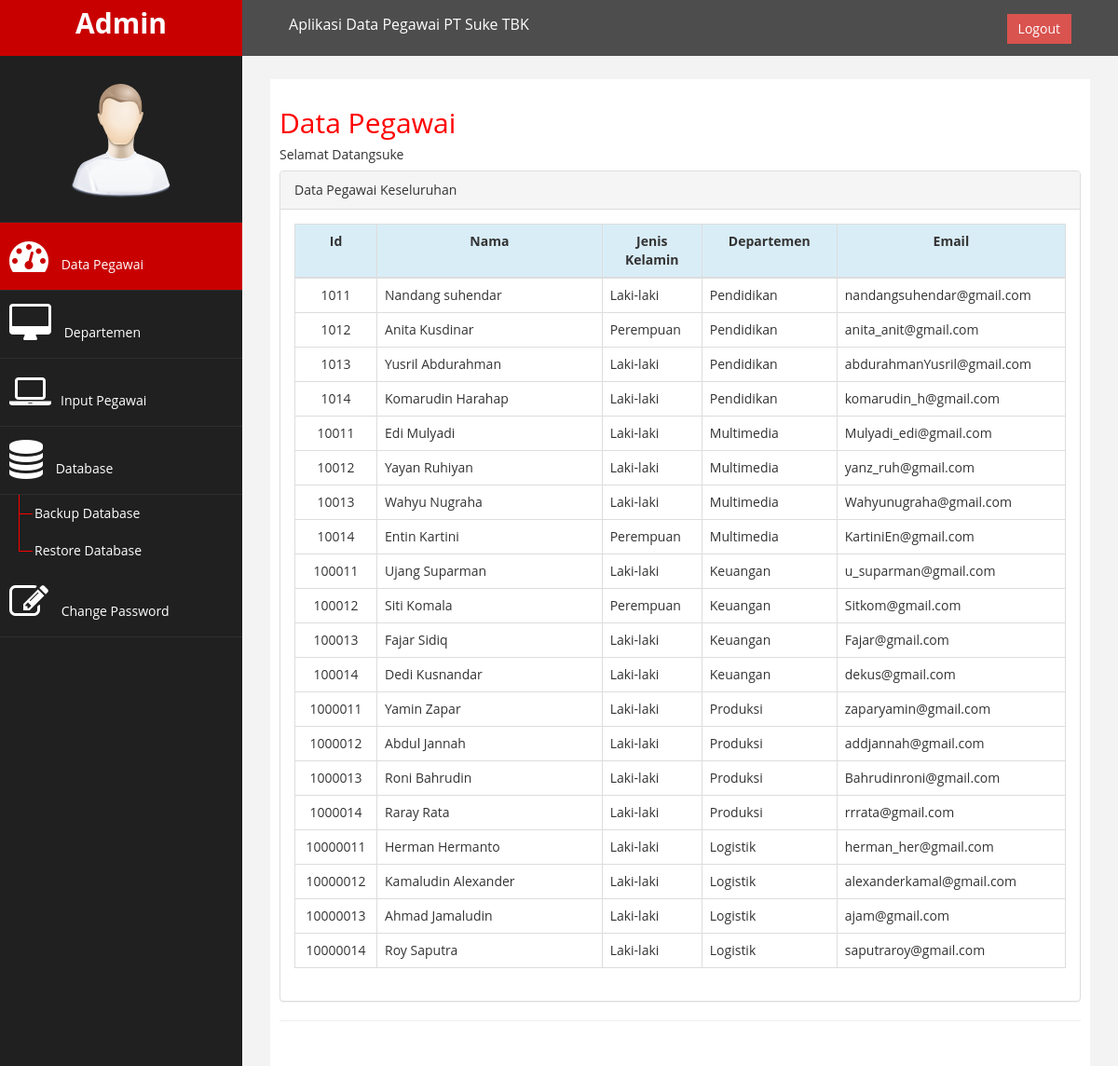
Page /dashboard.php on the committed database.
### tables this page shows
CREATE TABLE IF NOT EXISTS `pegawai` (
  `id` int(20) NOT NULL,
  `name` varchar(50) NOT NULL,
  `dateofbirth` date NOT NULL,
  `gender` varchar(10) NOT NULL,
  `departemen` varchar(50) NOT NULL,
  `email` varchar(40) NOT NULL,
  `addres` varchar(100) NOT NULL,
  `photo` varchar(50) DEFAULT NULL,
  PRIMARY KEY (`id`)
);

### dashboard.php (the view, shortened to what this page needs)
<?php require_once('Connections/koneksi.php'); ?>
<?php
$query_admin = "SELECT yourname FROM `admin`";
$admin = mysql_query($query_admin, $koneksi) or die(mysql_error());
$row_admin = mysql_fetch_assoc($admin);
$query_pegawai = "SELECT * FROM pegawai";
$pegawai = mysql_query($query_pegawai, $koneksi) or die(mysql_error());
$row_pegawai = mysql_fetch_assoc($pegawai);
?>
<!DOCTYPE html PUBLIC "-//W3C//DTD XHTML 1.0 Transitional//EN" "http://www.w3.org/TR/xhtml1/DTD/xhtml1-transitional.dtd">
<html xmlns="http://www.w3.org/1999/xhtml">
<head>
    <link href="Bootstrap/css/bootstrap.css" rel="stylesheet" />
    <link href="Bootstrap/css/font-awesome.css" rel="stylesheet" />
    <link href="Bootstrap/js/morris/morris-0.4.3.min.css" rel="stylesheet" />
    <link href="Bootstrap/css/custom.css" rel="stylesheet" />
</head>
<body>
<div id="wrapper">
        <nav class="navbar navbar-default navbar-cls-top " role="navigation" style="margin-bottom: 0">
            <div class="navbar-header">
                <a class="navbar-brand">Admin</a>
            </div>
            <div style="color: white;
            padding: 15px 50px 5px 50px;
float: left;
font-size: 16px;">Aplikasi Data Pegawai PT Suke TBK&nbsp;
            </div>
  <div style="color: white;
padding: 15px 50px 5px 50px;
float: right;
font-size: 16px;"><a href="index.php" class="btn btn-danger square-btn-adjust">Logout</a> </div>
        </nav>
                <nav class="navbar-default navbar-side" role="navigation">
            <div class="sidebar-collapse">
                <ul class="nav" id="main-menu">
				<li class="text-center">
                    <img src="Bootstrap/img/find_user.png" class="user-image img-responsive"/>
					</li>
                    <li>
                        <a class="active-menu"  href="dashboard.php"><i class="fa fa-dashboard fa-3x"></i> Data Pegawai</a>
                    </li>
                     <li>
                        <a  href="menu/department.php"><i class="fa fa-desktop fa-3x"></i> Departemen</a>
                    </li>
                    <li>
                        <a  href="menu/add_employee.php"><i class="fa fa-laptop fa-3x"></i>Input Pegawai</a></li>
						   <li  >
                        <a   href="chart.html"><i class="fa fa-database fa-3x"></i> Database</a>
               	</li>
                    <ul class="nav nav-second-level">
                            <li>
                                <a href="menu/backup_database.php">Backup Database</a>
                            </li>
                            <li>
                                <a href="menu/restore_database.php">Restore Database</a>
                            </li>
                            </ul>
                      <li  >
                        <a  href="menu/change_password.php"><i class="fa fa-edit fa-3x"></i> Change Password</a>
                    </li>
            </div>
        </nav>
        <div id="page-wrapper" >
            <div id="page-inner">
                <div class="row">
                    <div class="col-md-12">
                     <h2>Data Pegawai</h2>
                        <h5>Selamat Datang<?php echo $row_admin['yourname']; ?></h5>
                    </div>
                </div>
                 <div class="row">
                <div class="col-md-12">
                    <div class="panel panel-default">
                        <div class="panel-heading">
                            Data Pegawai Keseluruhan</div>
                        <div class="panel-body">
                            <div class="table-responsive">
                                <table class="table table-bordered table-hover" class="table-responsive">
             <thead>
  <tr>
                 <td class="info" width="5%"><div align="center"><strong>Id</strong></div></td>
                 <td class="info" width="25%"><div align="center"><strong>Nama</strong></div></td>
                 <td class="info" width="10%"><div align="center"><strong>Jenis Kelamin</strong></div></td>
                 <td class="info" width="10%"><div align="center"><strong>Departemen</strong></div></td>
                 <td class="info" width="20%"><div align="center"><strong>Email</strong></div></td>
               </tr>
               </thead>
               <?php do { ?>
                 <tr>
                <td width="5%"><div align="center"><?php echo $row_pegawai['id']; ?></div></td>
                 <td width="15%"><div><?php echo $row_pegawai['name']; ?></div></td>
                 <td width="10%"><div><?php echo $row_pegawai['gender']; ?></div></td>
                 <td width="15%"><div><?php echo $row_pegawai['departemen']; ?></div></td>
                 <td width="15%"><div><?php echo $row_pegawai['email']; ?></div></td>
               </tr>
               <?php } while ($row_pegawai = mysql_fetch_assoc($pegawai)); ?>
             </table>
                            </div>
                        </div>
                    </div>
                  <hr />
            </div>
        </div>
</body>
</html>

### rows in the picture
pegawai: id "1011", name "Nandang suhendar", gender "Laki-laki", departemen "Pendidikan", email "nandangsuhendar@gmail.com"
pegawai: id "1012", name "Anita Kusdinar", gender "Perempuan", departemen "Pendidikan", email "anita_anit@gmail.com"
pegawai: id "1013", name "Yusril Abdurahman", gender "Laki-laki", departemen "Pendidikan", email "abdurahmanYusril@gmail.com"
pegawai: id "1014", name "Komarudin Harahap", gender "Laki-laki", departemen "Pendidikan", email "komarudin_h@gmail.com"
pegawai: id "10011", name "Edi Mulyadi", gender "Laki-laki", departemen "Multimedia", email "Mulyadi_edi@gmail.com"
pegawai: id "10012", name "Yayan Ruhiyan", gender "Laki-laki", departemen "Multimedia", email "yanz_ruh@gmail.com"
pegawai: id "10013", name "Wahyu Nugraha", gender "Laki-laki", departemen "Multimedia", email "Wahyunugraha@gmail.com"
pegawai: id "10014", name "Entin Kartini", gender "Perempuan", departemen "Multimedia", email "KartiniEn@gmail.com"
pegawai: id "100011", name "Ujang Suparman", gender "Laki-laki", departemen "Keuangan", email "u_suparman@gmail.com"
pegawai: id "100012", name "Siti Komala", gender "Perempuan", departemen "Keuangan", email "Sitkom@gmail.com"
pegawai: id "100013", name "Fajar Sidiq", gender "Laki-laki", departemen "Keuangan", email "Fajar@gmail.com"
pegawai: id "100014", name "Dedi Kusnandar", gender "Laki-laki", departemen "Keuangan", email "dekus@gmail.com"
pegawai: id "1000011", name "Yamin Zapar", gender "Laki-laki", departemen "Produksi", email "zaparyamin@gmail.com"
pegawai: id "1000012", name "Abdul Jannah", gender "Laki-laki", departemen "Produksi", email "addjannah@gmail.com"
pegawai: id "1000013", name "Roni Bahrudin", gender "Laki-laki", departemen "Produksi", email "Bahrudinroni@gmail.com"
pegawai: id "1000014", name "Raray Rata", gender "Laki-laki", departemen "Produksi", email "rrrata@gmail.com"
pegawai: id "10000011", name "Herman Hermanto", gender "Laki-laki", departemen "Logistik", email "herman_her@gmail.com"
pegawai: id "10000012", name "Kamaludin Alexander", gender "Laki-laki", departemen "Logistik", email "alexanderkamal@gmail.com"
pegawai: id "10000013", name "Ahmad Jamaludin", gender "Laki-laki", departemen "Logistik", email "ajam@gmail.com"
pegawai: id "10000014", name "Roy Saputra", gender "Laki-laki", departemen "Logistik", email "saputraroy@gmail.com"

### other values in the picture
$row_admin['yourname'] "suke"
